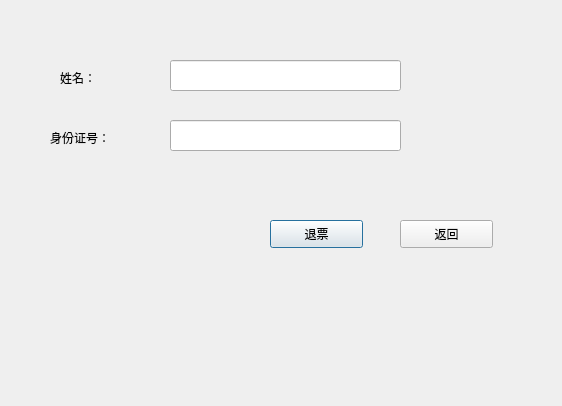
<?xml version="1.0" encoding="UTF-8"?>
<ui version="4.0">
 <class>refund</class>
 <widget class="QDialog" name="refund">
  <property name="geometry">
   <rect>
    <x>0</x>
    <y>0</y>
    <width>562</width>
    <height>406</height>
   </rect>
  </property>
  <property name="windowTitle">
   <string>Dialog</string>
  </property>
  <widget class="QLabel" name="name">
   <property name="geometry">
    <rect>
     <x>60</x>
     <y>70</y>
     <width>72</width>
     <height>15</height>
    </rect>
   </property>
   <property name="text">
    <string>姓名：</string>
   </property>
  </widget>
  <widget class="QLabel" name="ID">
   <property name="geometry">
    <rect>
     <x>50</x>
     <y>130</y>
     <width>72</width>
     <height>15</height>
    </rect>
   </property>
   <property name="text">
    <string>身份证号：</string>
   </property>
  </widget>
  <widget class="QLineEdit" name="name_">
   <property name="geometry">
    <rect>
     <x>170</x>
     <y>60</y>
     <width>231</width>
     <height>31</height>
    </rect>
   </property>
  </widget>
  <widget class="QLineEdit" name="ID_">
   <property name="geometry">
    <rect>
     <x>170</x>
     <y>120</y>
     <width>231</width>
     <height>31</height>
    </rect>
   </property>
  </widget>
  <widget class="QPushButton" name="confirm">
   <property name="geometry">
    <rect>
     <x>270</x>
     <y>220</y>
     <width>93</width>
     <height>28</height>
    </rect>
   </property>
   <property name="text">
    <string>退票</string>
   </property>
  </widget>
  <widget class="QPushButton" name="back">
   <property name="geometry">
    <rect>
     <x>400</x>
     <y>220</y>
     <width>93</width>
     <height>28</height>
    </rect>
   </property>
   <property name="text">
    <string>返回</string>
   </property>
  </widget>
 </widget>
 <resources/>
 <connections/>
</ui>
